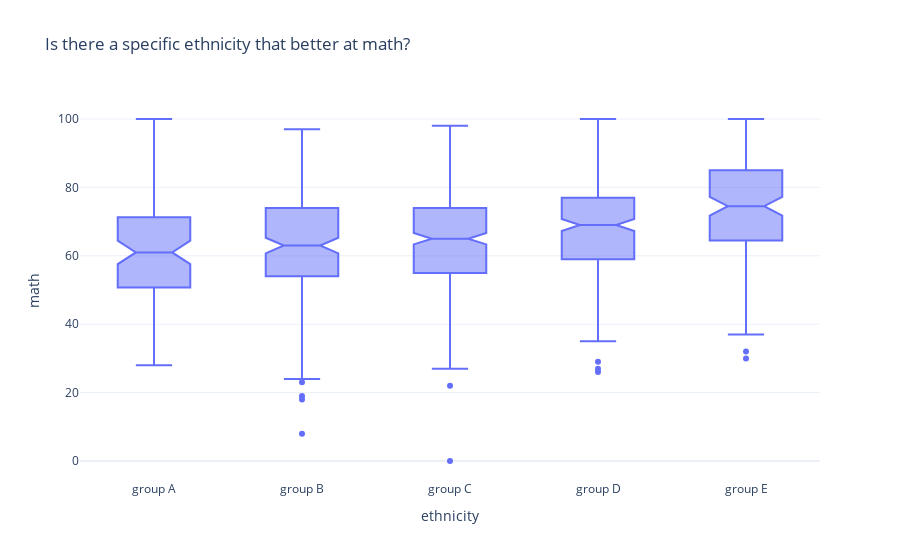

Here is the notebook cell this chart was saved with:
### Markdown cell above
W.R.T. to our analysis Male has higher median compare to female.
Next let's try to answer our question. At above box plot we have added one more parameter which is `notched` to help us find out where our median is lying.

### Code cell
fig = px.box(df,
             x='ethnicity', 
             y='math',
             template='plotly_white', 
             category_orders={'ethnicity':["group A","group B","group C","group D","group E"]},
             title="Is there a specific ethnicity that better at math?",
             notched=True)
fig.show()

### Figure 1 — Plotly figure (JSON) as saved in the notebook; plotly's stock layout.template omitted (floating-point values rounded to 4 significant figures; data arrays with more than 128 entries replaced by an {"elided": "..."} marker saying what was removed)
{"data": [{"alignmentgroup": "True", "hovertemplate": "ethnicity=%{x}<br>math=%{y}<extra></extra>", "legendgroup": "", "marker": {"color": "#636efa"}, "name": "", "notched": true, "offsetgroup": "", "orientation": "v", "showlegend": false, "type": "box", "x": {"elided": "1000 str values"}, "x0": " ", "xaxis": "x", "y": {"elided": "1000 int values"}, "y0": " ", "yaxis": "y"}], "layout": {"boxmode": "group", "legend": {"tracegroupgap": 0}, "title": {"text": "Is there a specific ethnicity that better at math?"}, "xaxis": {"anchor": "y", "categoryarray": ["group A", "group B", "group C", "group D", "group E"], "categoryorder": "array", "domain": [0, 1], "title": {"text": "ethnicity"}}, "yaxis": {"anchor": "x", "domain": [0, 1], "title": {"text": "math"}}}}
